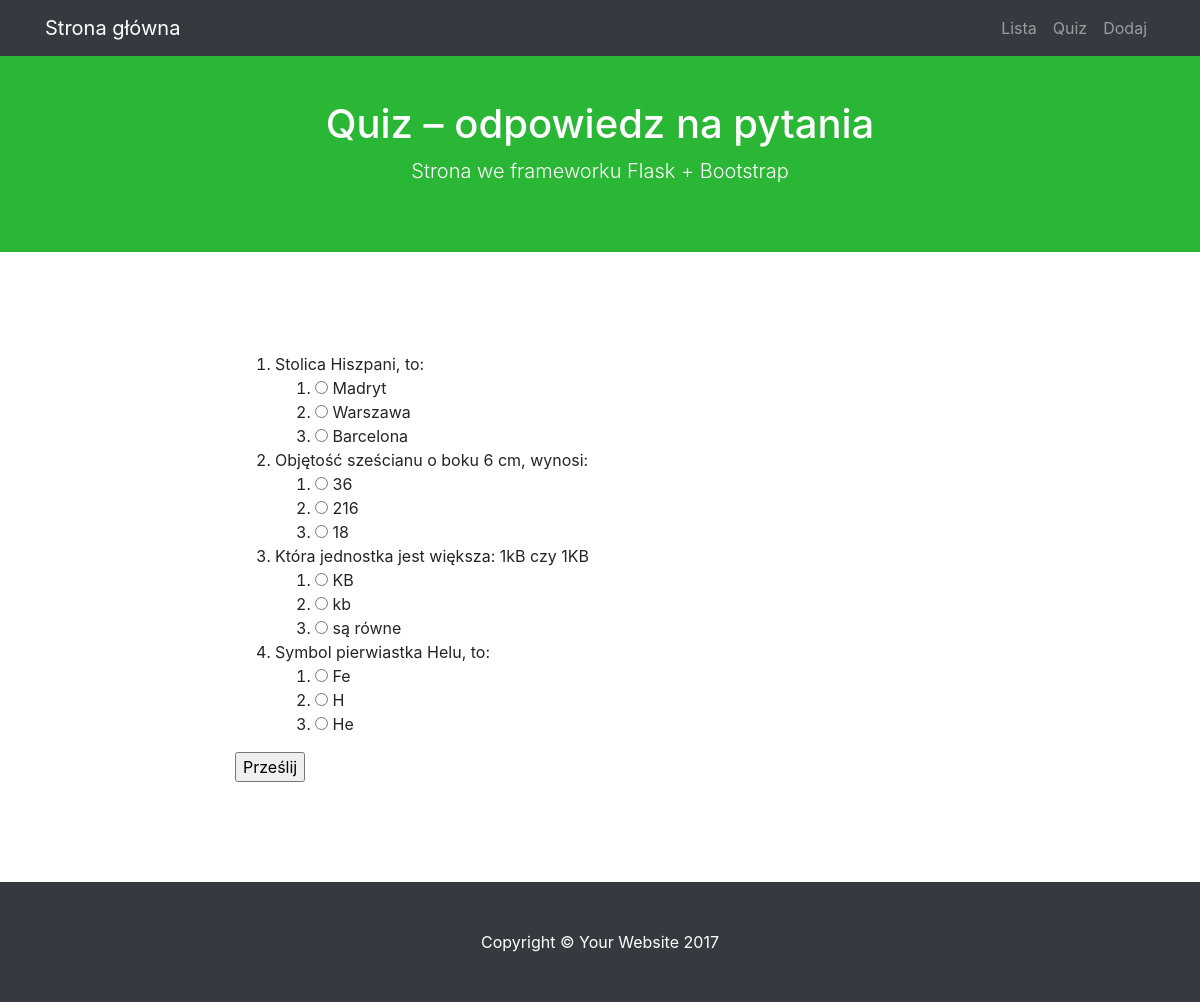
The page /quiz on the database as committed earlier.
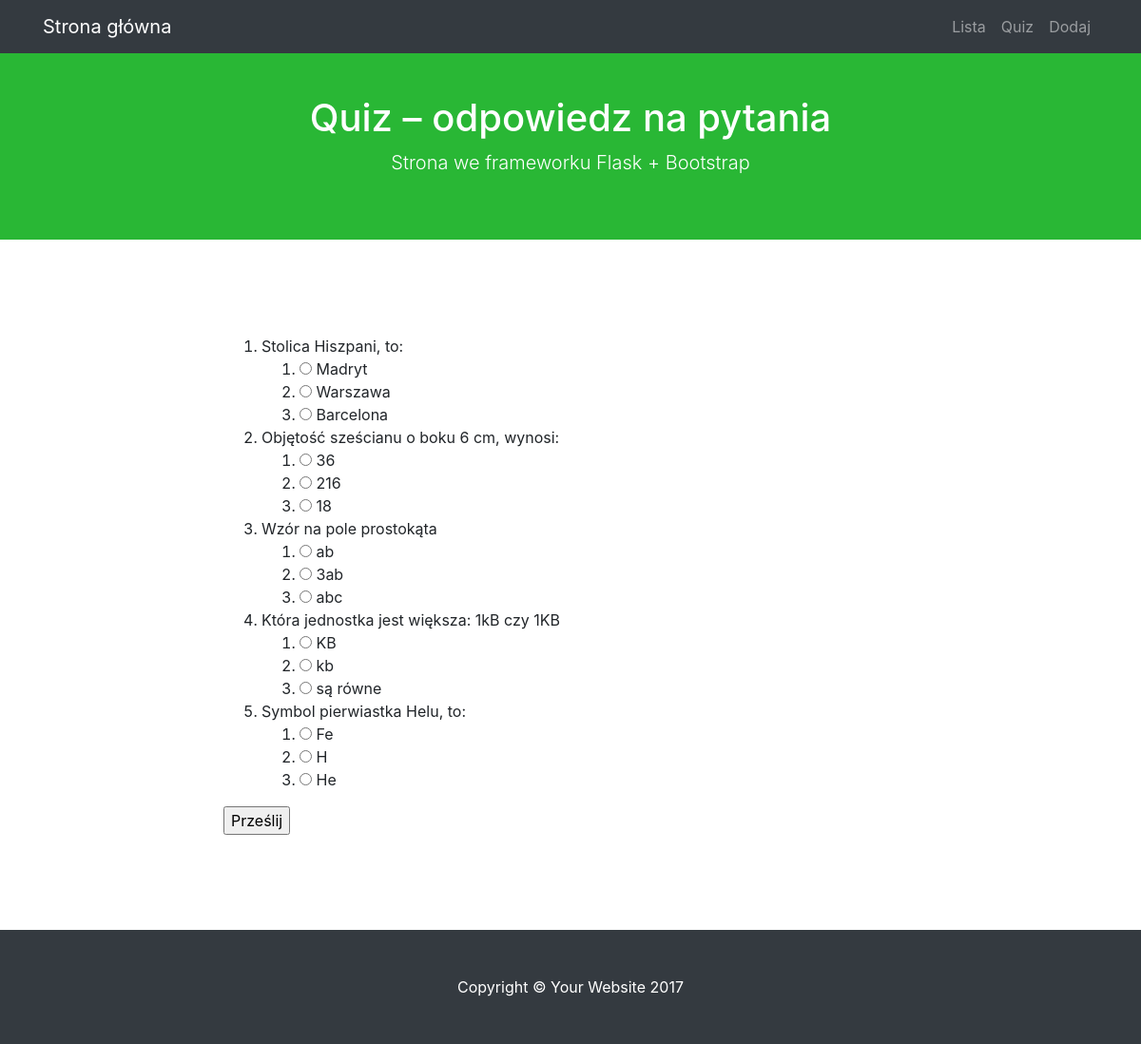
The same page on the database as committed later.
### modele.py (models this page shows)
class BazaModel(Model):
    class Meta:
        database = baza

class Pytanie(BazaModel):
    pytanie = CharField(null=False)
    kategoria = ForeignKeyField(Kategoria, related_name='pytania')

class Odpowiedz(BazaModel):
    odpowiedz = CharField(null=False)
    pytanie = ForeignKeyField(Pytanie, related_name='odpowiedzi')
    odpok = IntegerField(default=0)

### views.py (the view, shortened to what this page needs)
@app.route("/quiz", methods=['GET', 'POST'])
def quiz():
    print(request.form)
    pytania = Pytanie().select().join(Odpowiedz).distinct()
    return render_template('quiz.html', pytania=pytania)

### quiz.py (called while the page is built)
@app.before_request
def before_request():
    g.db = baza
    g.db.connect()

@app.after_request
def after_request(response):
    g.db.close()
    return response

### templates/quiz.html (shortened to what this page needs)
{% extends "szablon.html" %}
{% block h1 %}Quiz – odpowiedz na pytania{% endblock %}
{% block tresc %}
    <form method="POST">
    <ol>
    {% for p in pytania %}
        <li>{{ p.pytanie }}
            <ol class="odpowiedzi">
            {% for o in p.odpowiedzi %}
                <li>
                    <input type="radio" value="{{ o.id }}" name="{{ p.id }}">
                    {{ o.odpowiedz }}</li>
            {% endfor %}
            </ol>
        </li>
    {% endfor %}
    </ol>
    <input type="submit" value="Prześlij">
    </form>
{% endblock %}

### templates/szablon.html (shortened to what this page needs)
<!DOCTYPE html>
<html lang="pl">
  <head>
    <link href="{{ url_for('static', filename='vendor/bootstrap/css/bootstrap.min.css') }}" rel="stylesheet">
    <link href="{{ url_for('static', filename='css/scrolling-nav.css') }}" rel="stylesheet">
  </head>
  <body id="page-top">
    <nav class="navbar navbar-expand-lg navbar-dark bg-dark fixed-top" id="mainNav">
      <div class="container">
        <a class="navbar-brand js-scroll-trigger" href="{{ url_for('hello') }}">Strona główna</a>
        <div class="collapse navbar-collapse" id="navbarResponsive">
          <ul class="navbar-nav ml-auto">
            <li class="nav-item">
              <a class="nav-link js-scroll-trigger" href="{{ url_for('lista') }}">Lista</a>
            </li>
            <li class="nav-item">
              <a class="nav-link js-scroll-trigger" href="{{ url_for('quiz') }}">Quiz</a>
            </li>
            <li class="nav-item">
              <a class="nav-link js-scroll-trigger" href="{{ url_for('dodaj') }}">Dodaj</a>
            </li>
          </ul>
        </div>
      </div>
    </nav>
    <header class="bg-mojkolor text-white">
      <div class="container text-center">
        <h1>{% block h1 %}{% endblock %}</h1>
        <p class="lead">Strona we frameworku Flask + Bootstrap</p>
      </div>
    </header>
    <section id="tresc">
      <div class="container">
        <div class="row">
          <div class="col-lg-8 mx-auto">
            {% block tresc %}{% endblock %}
          </div>
        </div>
      </div>
    </section>
    <footer class="py-5 bg-dark">
      <div class="container">
        <p class="m-0 text-center text-white">Copyright &copy; Your Website 2017</p>
      </div>
    </footer>
  </body>
</html>

### static/css/scrolling-nav.css (style rules this page uses)
header { padding: 100px 0 50px; }
@media (min-width: 992px) { header { padding: 100px 0 50px; } }
section { padding: 100px 0; }
.bg-mojkolor { background-color: #29B735; }

Rows that differ between the two databases and show on the page:
added Pytanie: pytanie "Wzór na pole prostokąta"
added Odpowiedz: odpowiedz "ab", shown under "Wzór na pole prostokąta"
added Odpowiedz: odpowiedz "3ab", shown under "Wzór na pole prostokąta"
added Odpowiedz: odpowiedz "abc", shown under "Wzór na pole prostokąta"
